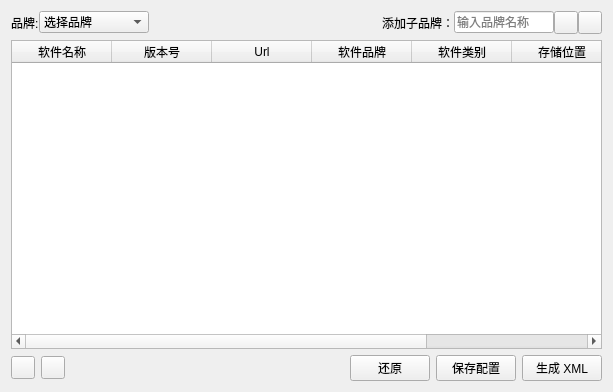
<?xml version="1.0" encoding="UTF-8"?>
<ui version="4.0">
 <class>CSoftUpgredeWidget</class>
 <widget class="QWidget" name="CSoftUpgredeWidget">
  <property name="geometry">
   <rect>
    <x>0</x>
    <y>0</y>
    <width>613</width>
    <height>392</height>
   </rect>
  </property>
  <property name="windowTitle">
   <string>CSoftUpgredeWidget</string>
  </property>
  <layout class="QGridLayout" name="gridLayout_2">
   <item row="0" column="0">
    <layout class="QHBoxLayout" name="horizontalLayout">
     <property name="spacing">
      <number>0</number>
     </property>
     <item>
      <widget class="QLabel" name="label">
       <property name="text">
        <string>品牌:</string>
       </property>
      </widget>
     </item>
     <item>
      <widget class="QComboBox" name="comboBox_brand">
       <property name="minimumSize">
        <size>
         <width>110</width>
         <height>0</height>
        </size>
       </property>
       <item>
        <property name="text">
         <string>选择品牌</string>
        </property>
       </item>
      </widget>
     </item>
     <item>
      <spacer name="horizontalSpacer">
       <property name="orientation">
        <enum>Qt::Horizontal</enum>
       </property>
       <property name="sizeHint" stdset="0">
        <size>
         <width>40</width>
         <height>20</height>
        </size>
       </property>
      </spacer>
     </item>
     <item>
      <widget class="QLabel" name="label_2">
       <property name="text">
        <string>添加子品牌：</string>
       </property>
      </widget>
     </item>
     <item>
      <widget class="QLineEdit" name="lineEdit_brand">
       <property name="sizePolicy">
        <sizepolicy hsizetype="Fixed" vsizetype="Fixed">
         <horstretch>0</horstretch>
         <verstretch>0</verstretch>
        </sizepolicy>
       </property>
       <property name="maximumSize">
        <size>
         <width>100</width>
         <height>16777215</height>
        </size>
       </property>
       <property name="placeholderText">
        <string>输入品牌名称</string>
       </property>
      </widget>
     </item>
     <item>
      <widget class="QToolButton" name="tbtn_addbrand">
       <property name="toolTip">
        <string>添加品牌</string>
       </property>
       <property name="text">
        <string/>
       </property>
       <property name="icon">
        <iconset resource="CSMonitorServer.qrc">
         <normaloff>:/Resources/plus.png</normaloff>:/Resources/plus.png</iconset>
       </property>
       <property name="toolButtonStyle">
        <enum>Qt::ToolButtonIconOnly</enum>
       </property>
      </widget>
     </item>
     <item>
      <widget class="QToolButton" name="tbtn_Passwd">
       <property name="toolTip">
        <string>品牌密钥配置</string>
       </property>
       <property name="text">
        <string/>
       </property>
       <property name="icon">
        <iconset resource="CSMonitorServer.qrc">
         <normaloff>:/Resources/key.png</normaloff>:/Resources/key.png</iconset>
       </property>
      </widget>
     </item>
    </layout>
   </item>
   <item row="1" column="0">
    <widget class="QTableWidget" name="tableWidget">
     <property name="verticalScrollBarPolicy">
      <enum>Qt::ScrollBarAsNeeded</enum>
     </property>
     <property name="horizontalScrollBarPolicy">
      <enum>Qt::ScrollBarAsNeeded</enum>
     </property>
     <property name="editTriggers">
      <set>QAbstractItemView::DoubleClicked|QAbstractItemView::EditKeyPressed</set>
     </property>
     <property name="alternatingRowColors">
      <bool>true</bool>
     </property>
     <property name="selectionBehavior">
      <enum>QAbstractItemView::SelectItems</enum>
     </property>
     <attribute name="horizontalHeaderStretchLastSection">
      <bool>true</bool>
     </attribute>
     <attribute name="verticalHeaderVisible">
      <bool>false</bool>
     </attribute>
     <column>
      <property name="text">
       <string>软件名称</string>
      </property>
     </column>
     <column>
      <property name="text">
       <string>版本号</string>
      </property>
     </column>
     <column>
      <property name="text">
       <string>Url</string>
      </property>
     </column>
     <column>
      <property name="text">
       <string>软件品牌</string>
      </property>
     </column>
     <column>
      <property name="text">
       <string>软件类别</string>
      </property>
     </column>
     <column>
      <property name="text">
       <string>存储位置</string>
      </property>
     </column>
     <column>
      <property name="text">
       <string>主程序</string>
      </property>
     </column>
    </widget>
   </item>
   <item row="2" column="0">
    <layout class="QHBoxLayout" name="horizontalLayout_2">
     <item>
      <widget class="QToolButton" name="tbtn_add">
       <property name="toolTip">
        <string>添加软件</string>
       </property>
       <property name="text">
        <string/>
       </property>
       <property name="icon">
        <iconset resource="CSMonitorServer.qrc">
         <normaloff>:/Resources/plus.png</normaloff>:/Resources/plus.png</iconset>
       </property>
      </widget>
     </item>
     <item>
      <widget class="QToolButton" name="tbtn_delete">
       <property name="toolTip">
        <string>删除</string>
       </property>
       <property name="text">
        <string/>
       </property>
       <property name="icon">
        <iconset resource="CSMonitorServer.qrc">
         <normaloff>:/Resources/minus.png</normaloff>:/Resources/minus.png</iconset>
       </property>
      </widget>
     </item>
     <item>
      <spacer name="horizontalSpacer_3">
       <property name="orientation">
        <enum>Qt::Horizontal</enum>
       </property>
       <property name="sizeHint" stdset="0">
        <size>
         <width>40</width>
         <height>20</height>
        </size>
       </property>
      </spacer>
     </item>
     <item>
      <widget class="QPushButton" name="btn_Init">
       <property name="text">
        <string>还原</string>
       </property>
      </widget>
     </item>
     <item>
      <widget class="QPushButton" name="btn_SaveData">
       <property name="text">
        <string>保存配置</string>
       </property>
      </widget>
     </item>
     <item>
      <widget class="QPushButton" name="btn_Save">
       <property name="text">
        <string>生成 XML</string>
       </property>
      </widget>
     </item>
    </layout>
   </item>
  </layout>
 </widget>
 <layoutdefault spacing="6" margin="11"/>
 <resources>
  <include location="CSMonitorServer.qrc"/>
 </resources>
 <connections/>
</ui>
